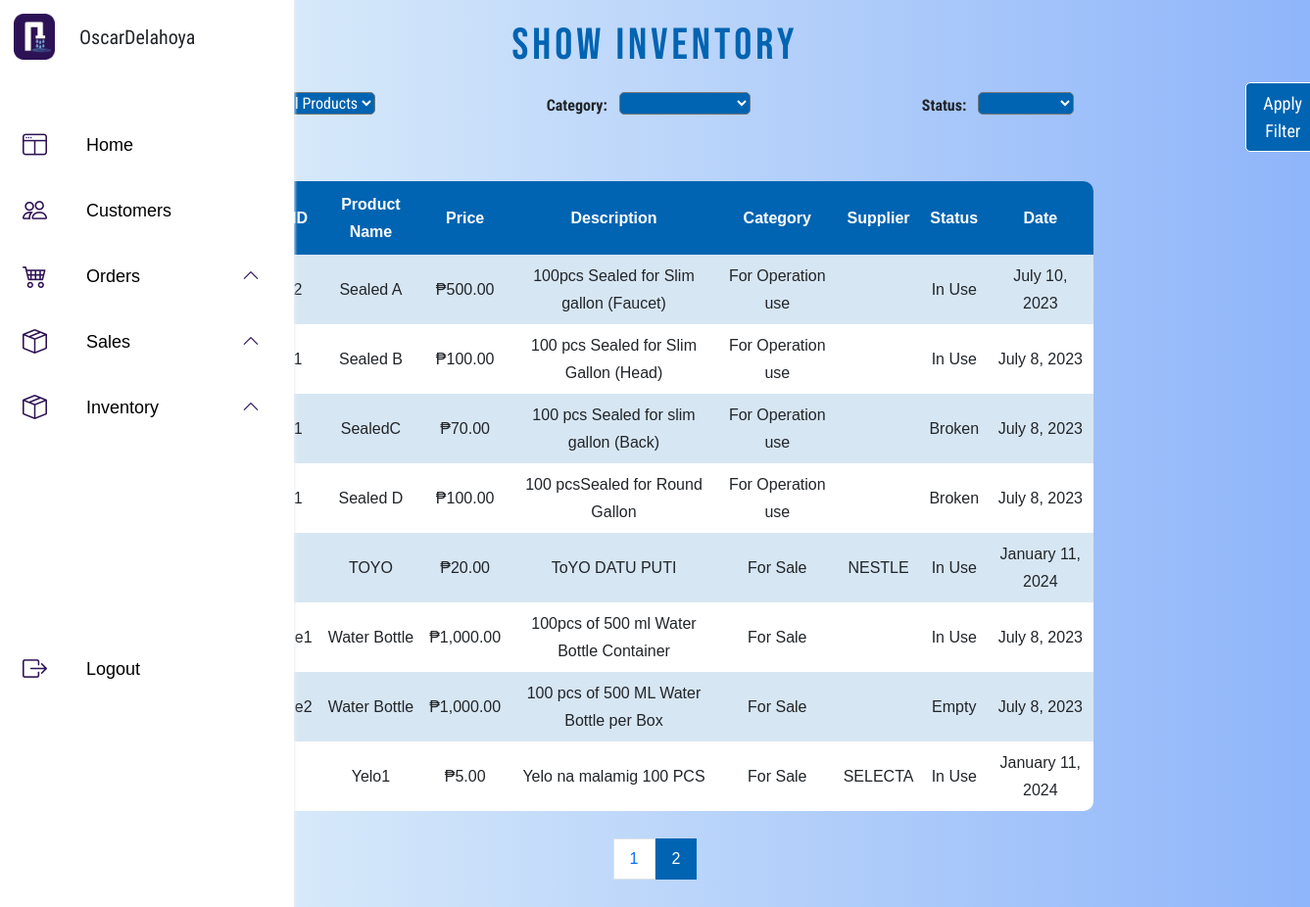
The app's page /tentian_V22/admin/show_inventory.php?page=2 (signed in) with its own data.
### tables this page shows
CREATE TABLE `inventory` (
  `product_id` varchar(50) NOT NULL,
  `product_name` varchar(100) NOT NULL,
  `price` int(9) NOT NULL,
  `quantity` int(11) DEFAULT 0,
  `description` varchar(100) NOT NULL,
  `category` enum('For Machine','For Sale','For Operation use') NOT NULL,
  `supplier` varchar(50) NOT NULL,
  `status` enum('In Use','Stock','Empty','Broken') NOT NULL,
  `datetime` datetime DEFAULT NULL,
  `image` mediumblob DEFAULT NULL
);

### tentian_V22/admin/show_Inventory.php (the view, shortened to what this page needs)
<?php
$servername = "localhost";
$username = 'root';
$password = '';
$dbname = "tentian";
$conn = new mysqli($servername, $username, $password, $dbname);
$recordsPerPage = 10;
$currentPage = isset($_GET['page']) ? intval($_GET['page']) : 1;
$offset = ($currentPage - 1) * $recordsPerPage;
$categoryQuery = "SELECT DISTINCT category FROM inventory";
$categoryResult = $conn->query($categoryQuery);
$categories = [];
while ($row = $categoryResult->fetch_assoc()) {
    $categories[] = $row['category'];
}
$statusQuery = "SELECT DISTINCT status FROM inventory";
$statusResult = $conn->query($statusQuery);
$statuses = [];
while ($row = $statusResult->fetch_assoc()) {
    $statuses[] = $row['status'];
}
$categoryFilter = isset($_POST['category-filter']) ? $_POST['category-filter'] : '';
$statusFilter = isset($_POST['status-filter']) ? $_POST['status-filter'] : '';
$sql = "SELECT product_id, product_name, price, description, category, supplier, status, datetime FROM inventory";
$sql .= " LIMIT $offset, $recordsPerPage";
$result = $conn->query($sql);
?>
<!DOCTYPE html>
<html>
<head>
    <link href="https://cdn.jsdelivr.net/npm/bootstrap@5.3.0-alpha3/dist/css/bootstrap.min.css" rel="stylesheet">
    <link rel="stylesheet" href="https://cdn.jsdelivr.net/npm/bootstrap-icons@1.10.5/font/bootstrap-icons.css">
    <link rel="stylesheet" href="../admin/files/admin.css">
    <link rel="stylesheet" href="https://unpkg.com/aos@next/dist/aos.css"/>
</head>
<body>
    <?php include ('../admin/adminsidebar.php')?>
    <div class="main-content">
        <div class="showI"><h1>Show Inventory</h1></div>
        <div class="showI-table" data-aos="fade-up">
            <form method="POST">
                <div class="filter">
                    <label for="product-name-filter">Product Name:</label>
                    <select name="product-name-filter" id="product-name-filter">
                        <option value="">All Products</option>
                    </select>
                    <label for="category-filter">Category:</label>
                    <select name="category-filter" id="category-filter">
                        <?php foreach ($categories as $category) : ?>
                            <option value="<?php echo $category; ?>" <?php echo ($category === $categoryFilter) ? 'selected' : ''; ?>><?php echo $category; ?></option>
                        <?php endforeach; ?>
                    </select>
                    <label for="status-filter">Status:</label>
                    <select name="status-filter" id="status-filter">
                        <?php foreach ($statuses as $status) : ?>
                            <option value="<?php echo $status; ?>" <?php echo ($status === $statusFilter) ? 'selected' : ''; ?>><?php echo $status; ?></option>
                        <?php endforeach; ?>
                    </select>
                    <button type="submit" name="apply" class="apply-filter">Apply Filter</button>
                </div>
            </form>
            <table>
                <thead>
                    <tr>
                        <th>Product ID</th>
                        <th>Product Name</th>
                        <th>Price</th>
                        <th>Description</th>
                        <th>Category</th>
                        <th>Supplier</th>
                        <th>Status</th>
                        <th>Date</th>
                    </tr>
                </thead>
                <tbody>
                    <?php
                    if ($result->num_rows > 0) {
                        while ($row = $result->fetch_assoc()) {
                            echo "<tr>";
                            echo "<td>" . $row["product_id"] . "</td>";
                            echo "<td>" . $row["product_name"] . "</td>";
                            echo "<td>₱" . number_format($row["price"], 2) . "</td>";
                            echo "<td>" . $row["description"] . "</td>";
                            echo "<td>" . $row["category"] . "</td>";
                            echo "<td>" . $row["supplier"] . "</td>";
                            echo "<td>" . $row["status"] . "</td>";
                            echo "<td>" . date("F j, Y", strtotime($row["datetime"])) . "</td>";
                            echo "</tr>";
                        }
                    } else {
                        echo "<tr><td colspan='8'>No inventory records found</td></tr>";
                    }
                    ?>
                </tbody>
            </table>
        </div>
        <?php
        $totalRecords = $conn->query("SELECT COUNT(*) AS total FROM inventory")->fetch_assoc()['total'];
        $totalPages = ceil($totalRecords / $recordsPerPage);
        ?>
        <div class="pagination">
            <?php
            for ($i = 1; $i <= $totalPages; $i++) {
                $activeClass = ($i === $currentPage) ? "active" : "";
                echo "<a class='page-link $activeClass' href='show_inventory.php?page=$i'>$i</a>";
            }
            ?>
        </div>
    </div>
</body>
</html>

### tentian_V22/admin/files/admin.css (style rules this page uses)
* { padding: 0%; margin: 0%; font-family: sans-serif; }
body { height: 100px; background-image: linear-gradient(to right, #ebf8fa, #8fb5fa); }
.main-content { max-width: 70%; margin: 0 auto; padding: 20px; box-sizing: border-box; }
h1 { font-size: 35px; text-align: center; margin-bottom: 20px; }
form { margin-bottom: 20px; }
label { display: block; margin-bottom: 5px; font-weight: bold; }
button[name="apply"] { padding: 7px 17px; background-color: #0064B2; color: #fff; border: 1px solid #fff; font-family: 'Roboto Condensed', sans-serif; transition: .5s; border-radius: 5px; font-size: 18px; margin-bottom: 10px; margin-top: -10px; }
table { width: 100%; border-collapse: collapse; text-align: center; }
table td, table th { padding: 8px; }
table tr:nth-child(even) { background-color: #fff; }
table tr:nth-child(odd) { background-color: #D7E6F3; }
table th { padding-top: 10px; padding-bottom: 10px; background-color: #0064B2; color: white; text-align: center; }
.showI-table { line-height: 27.5px; }
.showI-table table { border-radius: 10px; overflow: hidden; }
.pagination { position: fixed; justify-content: center; bottom: 0; left: 0; width: 100%; padding: 10px; margin-bottom: 20px; }
.pagination a { display: inline-block; padding: 8px 16px; text-decoration: none; transition: background-color 0.3s; }
.pagination a.active { background-color: #0064B2; color: white; border: 1px solid #0064B2; }
.showI h1 { font-family: 'Bebas Neue', sans-serif; letter-spacing: 4px; color: #0064B2; font-size: 45px; }
.filter { display: flex; justify-content: flex-start; align-items: flex-start; }
.filter label { font-family: 'Roboto Condensed', sans-serif; }
.filter select { display: flex; margin-right: 175px; margin-left: 12px; background-color: #0064B2; color: white; font-family: 'Roboto Condensed', sans-serif; border: -1px; border-radius: 5px; text-align: center; }
.filter option { font-family: 'Roboto Condensed', sans-serif; }

### records on screen
inventory: product_name "Sealed A", price "500.00", description "100pcs Sealed for Slim gallon (Faucet)", category "For Operation use", status "In Use", datetime "July 10, 2023"
inventory: product_name "Sealed B", price "100.00", description "100 pcs Sealed for Slim Gallon (Head)", category "For Operation use", status "In Use", datetime "July 8, 2023"
inventory: product_name "SealedC", price "70.00", description "100 pcs Sealed for slim gallon (Back)", category "For Operation use", status "Broken", datetime "July 8, 2023"
inventory: product_name "Sealed D", price "100.00", description "100 pcsSealed for Round Gallon", category "For Operation use", status "Broken", datetime "July 8, 2023"
inventory: product_name "TOYO", price "20.00", description "ToYO DATU PUTI", category "For Sale", supplier "NESTLE", status "In Use", datetime "January 11, 2024"
inventory: product_name "Water Bottle", price "1,000.00", description "100pcs of 500 ml Water Bottle Container", category "For Sale", status "In Use", datetime "July 8, 2023"
inventory: product_name "Water Bottle", price "1,000.00", description "100 pcs of 500 ML Water Bottle per Box", category "For Sale", status "Empty", datetime "July 8, 2023"
inventory: product_name "Yelo1", price "5.00", description "Yelo na malamig 100 PCS", category "For Sale", supplier "SELECTA", status "In Use", datetime "January 11, 2024"

### other values on screen
$user['full_name'] "OscarDelahoya"
